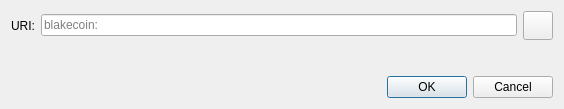
<?xml version="1.0" encoding="UTF-8"?>
<ui version="4.0">
 <class>OpenURIDialog</class>
 <widget class="QDialog" name="OpenURIDialog">
  <property name="geometry">
   <rect>
    <x>0</x>
    <y>0</y>
    <width>564</width>
    <height>109</height>
   </rect>
  </property>
  <property name="windowTitle">
   <string>Open Blakecoin URI</string>
  </property>
  <layout class="QVBoxLayout" name="verticalLayout">
   <item>
    <layout class="QHBoxLayout" name="horizontalLayout">
     <item>
      <widget class="QLabel" name="label">
       <property name="text">
        <string>URI:</string>
       </property>
      </widget>
     </item>
     <item>
      <widget class="QValidatedLineEdit" name="uriEdit">
       <property name="placeholderText">
        <string notr="true">blakecoin:</string>
       </property>
      </widget>
     </item>
     <item>
      <widget class="QToolButton" name="pasteButton">
       <property name="toolTip">
        <string extracomment="Tooltip text for button that allows you to paste an address that is in your clipboard.">Paste address from clipboard</string>
       </property>
       <property name="text">
        <string/>
       </property>
       <property name="icon">
        <iconset resource="../bitcoin.qrc">
         <normaloff>:/icons/editpaste</normaloff>:/icons/editpaste
        </iconset>
       </property>
       <property name="iconSize">
        <size>
         <width>22</width>
         <height>22</height>
        </size>
       </property>
      </widget>
     </item>
    </layout>
   </item>
   <item>
    <spacer name="verticalSpacer">
     <property name="orientation">
      <enum>Qt::Vertical</enum>
     </property>
     <property name="sizeHint" stdset="0">
      <size>
       <width>20</width>
       <height>40</height>
      </size>
     </property>
    </spacer>
   </item>
   <item>
    <widget class="QDialogButtonBox" name="buttonBox">
     <property name="orientation">
      <enum>Qt::Horizontal</enum>
     </property>
     <property name="standardButtons">
      <set>QDialogButtonBox::Cancel|QDialogButtonBox::Ok</set>
     </property>
    </widget>
   </item>
  </layout>
 </widget>
 <customwidgets>
  <customwidget>
   <class>QValidatedLineEdit</class>
   <extends>QLineEdit</extends>
   <header>qt/qvalidatedlineedit.h</header>
  </customwidget>
 </customwidgets>
 <resources/>
 <connections>
  <connection>
   <sender>buttonBox</sender>
   <signal>accepted()</signal>
   <receiver>OpenURIDialog</receiver>
   <slot>accept()</slot>
   <hints>
    <hint type="sourcelabel">
     <x>248</x>
     <y>254</y>
    </hint>
    <hint type="destinationlabel">
     <x>157</x>
     <y>274</y>
    </hint>
   </hints>
  </connection>
  <connection>
   <sender>buttonBox</sender>
   <signal>rejected()</signal>
   <receiver>OpenURIDialog</receiver>
   <slot>reject()</slot>
   <hints>
    <hint type="sourcelabel">
     <x>316</x>
     <y>260</y>
    </hint>
    <hint type="destinationlabel">
     <x>286</x>
     <y>274</y>
    </hint>
   </hints>
  </connection>
 </connections>
</ui>
